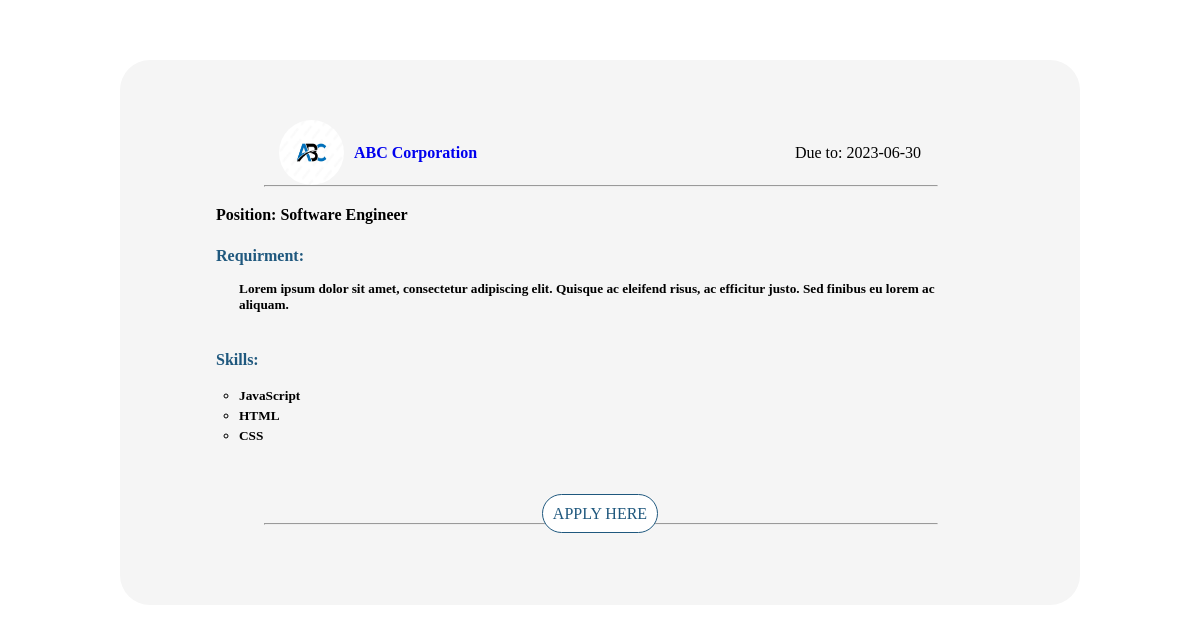
/viewJob.php?job_id=1, run on the app's committed database.
### tables this page shows
CREATE TABLE `jobs` (
  `job_id` int(11) NOT NULL,
  `position` varchar(50) NOT NULL,
  `deliveredBy` varchar(50) NOT NULL,
  `job_Country` varchar(50) NOT NULL,
  `jobType` varchar(50) NOT NULL,
  `job_WorkPlace` varchar(10) NOT NULL,
  `industry` varchar(50) NOT NULL,
  `educationLevel` varchar(50) NOT NULL,
  `jobDescription` varchar(255) NOT NULL,
  `skills` varchar(255) NOT NULL,
  `job_apply_link` text NOT NULL,
  `applicationDeadline` varchar(50) NOT NULL,
  `postedDate` varchar(50) NOT NULL DEFAULT current_timestamp(),
  `salaryRange` varchar(50) NOT NULL,
  `jobStatus` varchar(50) NOT NULL
);

CREATE TABLE `company` (
  `company_id` int(50) NOT NULL,
  `company_Name` varchar(100) NOT NULL,
  `company_Email` varchar(50) NOT NULL,
  `company_Password` varchar(50) NOT NULL,
  `company_PhoneNumber` int(50) NOT NULL,
  `company_Country` varchar(50) NOT NULL,
  `company_City` int(11) NOT NULL,
  `company_Status` varchar(10) NOT NULL,
  `company_Logo` text NOT NULL,
  `company_Website` varchar(255) NOT NULL,
  `company_Location` varchar(255) NOT NULL,
  `company_Linkedin` varchar(255) NOT NULL,
  `company_Twitter` varchar(50) NOT NULL,
  `company_Facebook` varchar(50) NOT NULL,
  `company_Instagram` varchar(50) NOT NULL,
  `company_About` text NOT NULL
);

### viewJob.php (the view, shortened to what this page needs)
<?php
require_once 'connection.php';
if(isset($_GET['job_id']) ){
    $job_id = $_GET['job_id'];
    $selectJob = mysqli_query($conn,"SELECT * FROM jobs WHERE job_id='$job_id' ");
    $selectJob = mysqli_fetch_assoc($selectJob);
    $position=$selectJob['position'];
    $deliveredBy=$selectJob['deliveredBy'];
    $jobDescription=$selectJob['jobDescription'];
    $skills=$selectJob['skills'];
    $applicationDeadline=$selectJob['applicationDeadline'];
    $job_apply_link=$selectJob['job_apply_link'];
    $select_Job = mysqli_query($conn,
    "SELECT * FROM jobs
    INNER JOIN company ON company.company_Name  = jobs.deliveredBy
    WHERE jobs.job_id  = $job_id
"
    );
    $role="company";
    $fetch_job_Creator = mysqli_fetch_assoc($select_Job);
    if($role=="company"){
        $company_id=$fetch_job_Creator['company_id'];
        $deliveredByLOGO=$fetch_job_Creator['company_Logo'];
    }
    else{
        $university_id=$fetch_job_Creator['university_ID'];
        $deliveredByLOGO=$fetch_job_Creator['university_Logo'];
    }
    echo'
    <!DOCTYPE html>
    <html lang="en">
    <head>
        <meta charset="UTF-8">
        <meta http-equiv="X-UA-Compatible" content="IE=edge">
        <meta name="viewport" content="width=device-width, initial-scale=1.0">
        <title>'. $position . '</title>
    </head>
    ';
}
?>
    <body>
    <link rel="stylesheet" href="css/CompanyProfileStyle.css">
    <link rel="stylesheet" href="css/all_icon.css">
    <section class="companyProfileContainer">
            <div class="jobsPost">
                <div class="sourceInformtion row">
                    <div class="sourceName row">
                    <?php
         if($role=="company"){
            echo '
            <a href="viewCompanyProfile.php?company_id=' . $company_id . '" class="row" style="text-decoration: none;" target="_black">
            ';
        }
        else{
            echo'
                <a href="viewUniversityProfile.php?university_id=' . $university_id . '" class="row" style="text-decoration: none;" target="_black">
            ';
        }
        ?>
                            <img src="images/companies_universities_images/<?= $deliveredByLOGO; ?>" class="logo icon" alt="">
                            <h4><?= $deliveredBy; ?></h4>
                        </a>
                    </div>
                    <div class="jobDeadline">
                        Due to: <?= $applicationDeadline; ?>
                    </div>
                </div>
                <hr>
                <div class="postDetails">
                    <h4 class="opportunityTitle">
                        Position:
                        <span>
                        <?= $position; ?>
                        </span>
                    </h4>
                    <h4 class="column">
                        <span class="groupName">
                            Requirment:
                        </span>
                        <span class="requirmentDetails Details">
                            <h5>
                                <?= $jobDescription; ?>
                            </h5>
                        </span>
                    </h4>
                    <h4 class="column">
                        <span class="groupName">
                            Skills:
                        </span>
                        <span class="requirmentDetails Details">
                            <h5>
                                <?php
                                $skillArray = explode(', ', $skills);
                                echo '<ul>';
                                foreach ($skillArray as $skill) {
                                    echo '<li>' . $skill . '</li>';
                                }
                                echo '</ul>';
                                ?>
                            </h5>
                        </span>
                    </h4>
                </div>
                <br>
                <div class="applyButtun">
                    <a href="<?= $job_apply_link; ?>" target="_black">
                        APPLY HERE
                    </a>
                </div>
                <div class="likedCommentsDiv row">
                </div>
            </div>
        </section>
        <link rel="stylesheet" href="UserBrowseJobsStyle.css">
</body>
</html>

### css/CompanyProfileStyle.css (style rules this page uses)
* { margin: 0; padding: 0; }
.companyProfileContainer { width: 70%; margin: 5% 10%; padding: 5%; border: none 1px black; border-radius: 30px; box-shadow: 5px 10px 18px #ffffff; background-color: whitesmoke; }

### UserBrowseJobsStyle.css (style rules this page uses)
:root { --main-color: #1f587e; --header-color: rgb(189, 221, 189); --hover-color: gray; --headerHeight: 7%; }
.companyProfileContainer { width: 80%; margin: 5% 10%; padding: 5% 0; border: none 1px black; border-radius: 30px; box-shadow: 5px 10px 18px #ffffff; background-color: whitesmoke; }
.row { display: flex; flex-direction: row; align-items: center; align-content: center; }
.column { display: flex; flex-direction: column; margin: 3% 0; }
hr { color: --header-color; width: 70%; margin: 0 15%; }
.groupName { color: var(--main-color); }
.jobsPost { border-radius: 25px; }
.postDetails { margin: 2% 10%; }
.Details { margin: 2% 3%; }
li { list-style-type: circle; margin: 4px 0; }
.applyButtun { text-align: center; }
.applyButtun a { text-decoration: none; color: var(--main-color); background-color: white; padding: 10px; border: solid 1px var(--main-color); border-radius: 25px; transition: all 0.2s ease-in-out; }
.likedCommentsDiv, .sourceInformtion { justify-content: space-around; }
.logo { width: 65px; height: 65px; border-radius: 50%; background-size: contain; margin-right: 10px; }

### data on the page
jobs: company.company_Logo (picture), deliveredBy "ABC Corporation", applicationDeadline "2023-06-30", position "Software Engineer", jobDescription "Lorem ipsum dolor sit amet, consectetur adipiscing elit. Quisque ac eleifend risus, ac efficitur justo. Sed finibus eu lorem ac aliquam.", skills "JavaScript", skills "HTML", skills "CSS"
